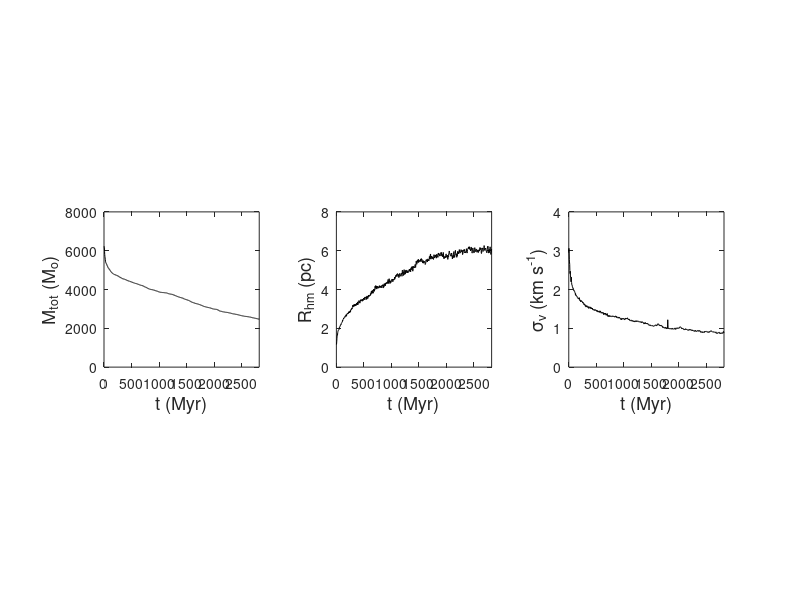

This figure's MATLAB source:
clear all
close all
%figure
% Output file columns content: 
%
% Column 1  =  Number of single stars + binaries        
% Column 2  =  Number of binaries                       
% Column 3  =  Time (Myr)                               
% Column 4  =  Relaxation time (Myr)                    
% Column 5  =  Total cluster mass (Msun)                
% Column 6  =  Mass in core (Msun)                      
% Column 7  =  Mass outside the tidal radius (Msun)     
% Column 8  =  Maximum stellar distance from cluster centre of mass (pc)        
% Column 9  =  Half-mass radius (pc)
% Column 10 =  Radius containing inner 10% of cluster mass (pc)                 
% Column 11 =  Core radius - as determined by Nbody code (pc)                   
% Column 12 =  Number of systems (stars + binaries) inside the half-mass radius  
% Column 13 =  Number of systems within 1pc of the cluster centre               
% Column 14 =  Number of systems within the inner lagrangian radius (10%)       
% Column 15 =  Number of systems within the core radius
% Column 16 =  Velocity dispersion (km/s) 


% Ectract the data from the input file

data = load('extrct.dat'); % Ectract the data from the input file

N_sin_bin = data(:,1); 

N_bin = data(:,2);

t = data(:,3); 

t_relax = data(:,4);

M_tot = data(:,5);

M_core = data(:,6);

M_out_tidal = data(:,7);

D_max = data(:,8);

R_hm = data(:,9);

R_10 = data(:,10);

R_core = data(:,11);

N_hm = data(:,12);

N_1pc = data(:,13);

N_lagr = data(:,14);

N_core = data(:,15);

sigma_v = data(:,16);




% Plot of the results

subplot(1,3,1), plot(t, M_tot,'k')
xlabel('t (Myr)','fontsize',13)
ylabel('M_{tot} (M_{o})','fontsize',13)
set(gca,'fontsize',10)
axis([0 max(t) 0 8e3])
axis square



subplot(1,3,2), plot(t, R_hm,'k')
xlabel('t (Myr)','fontsize',13)
ylabel('R_{hm} (pc)','fontsize',13)
set(gca,'fontsize',10)
axis([0 max(t) 0 8])
axis square


subplot(1,3,3), plot(t, sigma_v,'k')
xlabel('t (Myr)','fontsize',13)
ylabel('\sigma_v (km s^{-1})','fontsize',13)
set(gca,'fontsize',10)
axis([0 max(t) 0 4])
axis square



